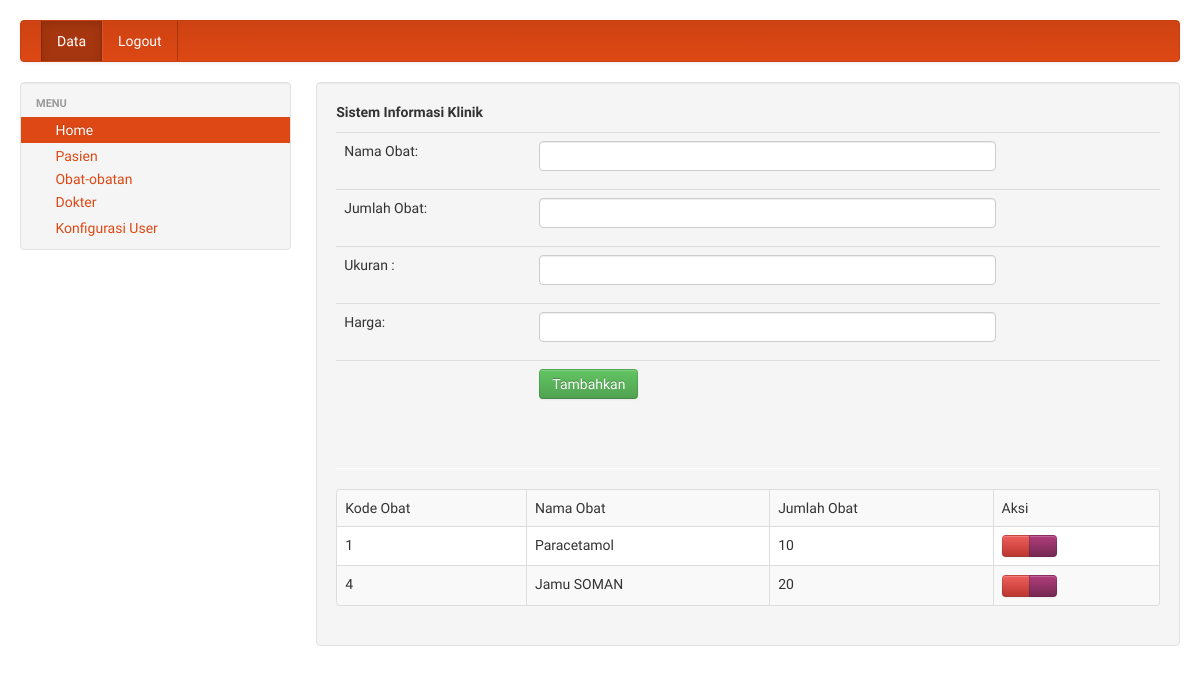
Screenshot of /pengurus/dataobat.php (signed in) with the database file from the repository.
### tables this page shows
CREATE TABLE `obat` (
  `kd_obat` int(11) NOT NULL,
  `nm_obat` varchar(300) NOT NULL,
  `jml_obat` int(11) NOT NULL,
  `ukuran` int(11) NOT NULL,
  `harga` int(25) NOT NULL
);

### pengurus/dataobat.php (the view, shortened to what this page needs)
<?php require_once('../Connections/koneksi.php'); ?>
<?php
$maxRows_tampil = 10;
$pageNum_tampil = 0;
$startRow_tampil = $pageNum_tampil * $maxRows_tampil;
$query_tampil = "SELECT kd_obat, nm_obat, jml_obat FROM obat";
$query_limit_tampil = sprintf("%s LIMIT %d, %d", $query_tampil, $startRow_tampil, $maxRows_tampil);
$tampil = mysql_query($query_limit_tampil, $koneksi) or die(mysql_error());
$row_tampil = mysql_fetch_assoc($tampil);
?>
<!DOCTYPE html>
<html>
<head>
<link rel='stylesheet' type='text/css' href='../library/bootstrap/bootstrap.css'/>
<link rel='stylesheet' type='text/css' href='../library/bootstrap/style.css'/>
</head>
<body>
<div class='container-fluid' style='margin-top:20px;'>
<?php include("navbar.php"); ?>
<div class='row-fluid'>
	<?php include("sidebar.php"); ?>
    <div class="span9">
    <div class='well' fixed center;'>
		<b>Sistem Informasi Klinik</b>
		<p style='margin-top:10px'>
		<?php include("obat.php") ?>
        <hr>
        <table style='margin-top:10px;background:white' class="table table-bordered table-striped table-hover">
      <tr>
        <td>Kode Obat</td>
        <td>Nama Obat</td>
        <td>Jumlah Obat</td>
        <td>Aksi</td>
      </tr>
      <?php do { ?>
        <tr>
          <td><?php echo $row_tampil['kd_obat']; ?></td>
          <td><?php echo $row_tampil['nm_obat']; ?></td>
          <td><?php echo $row_tampil['jml_obat']; ?></td>
          <td>
          <div class='btn-group'>
              <a href="hapusobat.php?kd_obat=<?php echo $row_tampil['kd_obat']; ?>" class="btn btn-mini btn-danger tipsy-kiri-atas" title="Hapus Data Ini"><i class="icon-remove icon-white"></i></a>
              <a href="formeditobat.php?kd_obat=<?php echo $row_tampil['kd_obat']; ?>" class="btn btn-mini btn-info tipsy-kiri-atas" title='Edit Data ini'> <i class="icon-edit icon-white"></i> </a></div>
            </td>
        </tr>
        <?php } while ($row_tampil = mysql_fetch_assoc($tampil)); ?>
    </table>
	</div>
    </div>
</div>
</body>
</html>

### rows the page displays
obat: kd_obat "1", nm_obat "Paracetamol", jml_obat "10"
obat: kd_obat "4", nm_obat "Jamu SOMAN", jml_obat "20"
